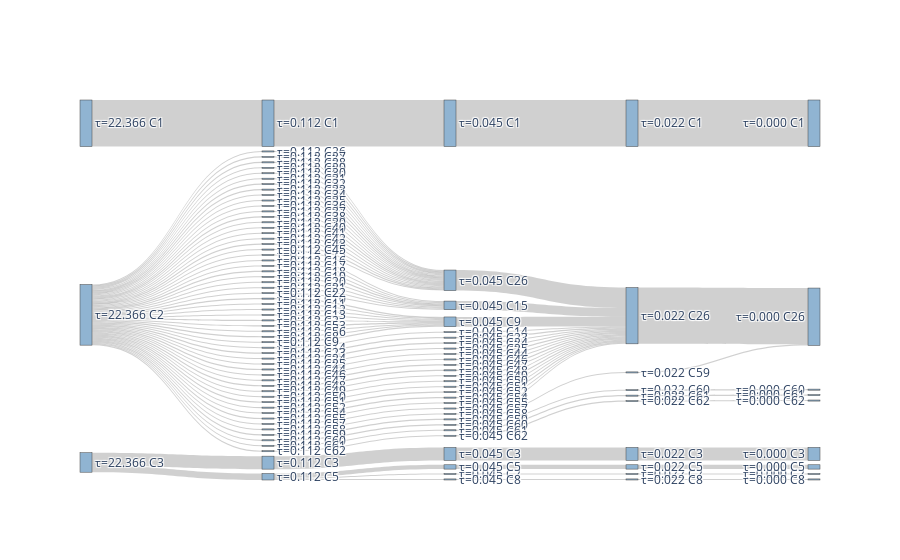

Notebook source saved alongside this figure:
### Code cell
patient = 'Pat_02'
phase = 'taskLearn' 
band_name = 'high_gamma'
interval_idx = 0  # Use first time interval

# Get the network and compute linkage matrix
Gcc = all_bands_networks[patient][phase][band_name][interval_idx]['G']
spectrum, L, rho, Trho, tau = compute_laplacian_properties(Gcc, tau=None)

lmax = max(spectrum)
taus = [0, 1/lmax, 2/lmax, 5/lmax, 1000/lmax][::-1]  # or logspace(…)
Trho_list = []
for tau in taus:
    _, L, rho, Trho, tau = compute_laplacian_properties(G, tau)
    Trho_list.append(Trho)

plot_metastable_sankey(G, taus, Trho_list)

### Figure 1 — Plotly figure (JSON) as saved in the notebook; plotly's stock layout.template omitted (floating-point values rounded to 4 significant figures; data arrays with more than 128 entries replaced by an {"elided": "..."} marker saying what was removed)
{"data": [{"arrangement": "snap", "link": {"color": "rgba(100,100,100,0.3)", "source": {"elided": "158 int values"}, "target": {"elided": "158 int values"}, "value": {"elided": "158 int values"}}, "node": {"color": "rgba(70,130,180,0.6)", "label": ["τ=22.366\nC1", "τ=22.366\nC2", "τ=22.366\nC3", "τ=0.112\nC1", "τ=0.112\nC10", "τ=0.112\nC11", "τ=0.112\nC12", "τ=0.112\nC13", "τ=0.112\nC14", "τ=0.112\nC15", "τ=0.112\nC16", "τ=0.112\nC17", "τ=0.112\nC18", "τ=0.112\nC19", "τ=0.112\nC2", "τ=0.112\nC20", "τ=0.112\nC21", "τ=0.112\nC22", "τ=0.112\nC23", "τ=0.112\nC24", "τ=0.112\nC25", "τ=0.112\nC26", "τ=0.112\nC27", "τ=0.112\nC28", "τ=0.112\nC29", "τ=0.112\nC3", "τ=0.112\nC30", "τ=0.112\nC31", "τ=0.112\nC32", "τ=0.112\nC33", "τ=0.112\nC34", "τ=0.112\nC35", "τ=0.112\nC36", "τ=0.112\nC37", "τ=0.112\nC38", "τ=0.112\nC39", "τ=0.112\nC40", "τ=0.112\nC41", "τ=0.112\nC42", "τ=0.112\nC43", "τ=0.112\nC44", "τ=0.112\nC45", "τ=0.112\nC46", "τ=0.112\nC47", "τ=0.112\nC48", "τ=0.112\nC49", "τ=0.112\nC5", "τ=0.112\nC50", "τ=0.112\nC51", "τ=0.112\nC52", "τ=0.112\nC53", "τ=0.112\nC54", "τ=0.112\nC55", "τ=0.112\nC56", "τ=0.112\nC57", "τ=0.112\nC58", "τ=0.112\nC59", "τ=0.112\nC60", "τ=0.112\nC61", "τ=0.112\nC62", "τ=0.112\nC8", "τ=0.112\nC9", "τ=0.045\nC1", "τ=0.045\nC14", "τ=0.045\nC15", "τ=0.045\nC2", "τ=0.045\nC23", "τ=0.045\nC24", "τ=0.045\nC25", "τ=0.045\nC26", "τ=0.045\nC3", "τ=0.045\nC44", "τ=0.045\nC46", "τ=0.045\nC47", "τ=0.045\nC48", "τ=0.045\nC49", "τ=0.045\nC5", "τ=0.045\nC50", "τ=0.045\nC51", "τ=0.045\nC52", "τ=0.045\nC54", "τ=0.045\nC55", "τ=0.045\nC57", "τ=0.045\nC58", "τ=0.045\nC59", "τ=0.045\nC60", "τ=0.045\nC61", "τ=0.045\nC62", "τ=0.045\nC8", "τ=0.045\nC9", "τ=0.022\nC1", "τ=0.022\nC2", "τ=0.022\nC26", "τ=0.022\nC3", "τ=0.022\nC5", "τ=0.022\nC59", "τ=0.022\nC60", "τ=0.022\nC61", "τ=0.022\nC62", "τ=0.022\nC8", "τ=0.000\nC1", "τ=0.000\nC2", "τ=0.000\nC26", "τ=0.000\nC3", "τ=0.000\nC5", "τ=0.000\nC60", "τ=0.000\nC61", "τ=0.000\nC62", "τ=0.000\nC8"], "pad": 20, "thickness": 12}, "type": "sankey"}], "layout": {}}
